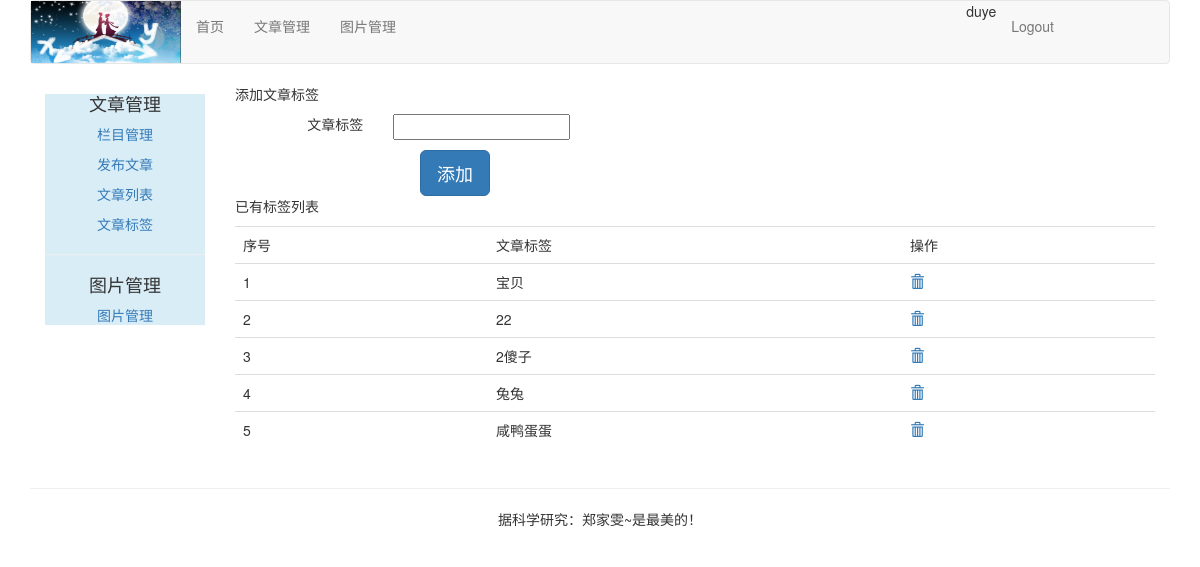
The page /article/article-tag/ (signed in) on the database its author committed.
### article/models.py (models this page shows, shortened)
class ArticleTag(models.Model):
    author = models.ForeignKey(User, on_delete=models.CASCADE, related_name='tag')
    tag = models.CharField(max_length=500)

### article/views.py (the view, shortened to what this page needs)
# urls.py: path('article-tag/',views.article_tag,name='article_tag'), # 文章标签的path
@login_required(login_url='/account/login')
@csrf_exempt
def article_tag(request):
    if request.method == 'GET':
        article_tags = ArticleTag.objects.filter(author=request.user)
        article_tag_form = ArticleTagFrom()
        return render(request,'article/tag/tag_list.html',
                      {'article_tags':article_tags,
                       'article_tag_form':article_tag_form})

### article/forms.py
class ArticleTagFrom(forms.ModelForm):
    class Meta:
        model = ArticleTag
        fields = ('tag',)

### templates/article/tag/tag_list.html (shortened to what this page needs)
{% extends 'article/base.html' %}
{% load staticfiles %}
{% block content %}
    <div>
        <P>添加文章标签</P>
        <form class="form-horizontal" action="." method="post">
            <div class="row" style="margin-top:10px;">
                <div class="col-md-2 text-right"><span>文章标签</span></div>
                <div class="col-md-10 text-left">{{article_tag_form.tag}}</div>
            </div>
            <div class="row">
            <input type="button" class="btn btn-primary btn-lg" style="margin-left:200px; margin-top:10px;" value="添加" onclick="add_tag()">
       </div>
        </form>
    </div>
    <div>
    <p>已有标签列表</p>
    <table class="table table-hover">
        <tr>
            <td>序号</td>
            <td>文章标签</td>
            <td>操作</td>
        </tr>
        {% for article_tag in article_tags %}
        <tr id={{ forloop.counter }}>
            <td>{{ forloop.counter }}</td>
            <td>{{ article_tag.tag }}</td>
            <td>
                <a nane="delete" href="javascript:" onclick="del_tag(this, {{ article_tag.id }})">
                    <span class="glyphicon glyphicon-trash"></span>
                </a>
            </td>
        </tr>
        {% empty %}
        <p>你还没有标签，添加一个吧。</p>
        {% endfor %}
    </table>
</div>
{% endblock %}

### templates/article/header.html
{% load staticfiles %}
<div class="container">
    <nav class="navbar navbar-default" role="navigation">
        <div class="navbar-header">
                <img height="62px" width="150px" src="{% static 'images/logoo.png' %}">
        </div>
        <div>
            <ul class="nav navbar-nav" role="tablist">
                <li><a href="{% url 'blog:blog_title' %}">首页</a></li>
                <li><a href="{% url 'article:article_column' %}">文章管理</a></li>
                <li><a href="{% url 'image:list_images' %}">图片管理</a></li>
            </ul>
            <ul class="nav navbar-nav navbar-right" style="margin-right:100px">
                <li><span>{{ user.username }}</span></li>
                <li><a href="{% url 'account:user_logout' %}">Logout</a></li>
            </ul>
        </div>
    </nav>
</div>

### rows shown on the page
ArticleTag: tag "宝贝"
ArticleTag: tag "22"
ArticleTag: tag "2傻子"
ArticleTag: tag "兔兔"
ArticleTag: tag "咸鸭蛋蛋"

### other values the page prints
{{ user.username }} "duye"
